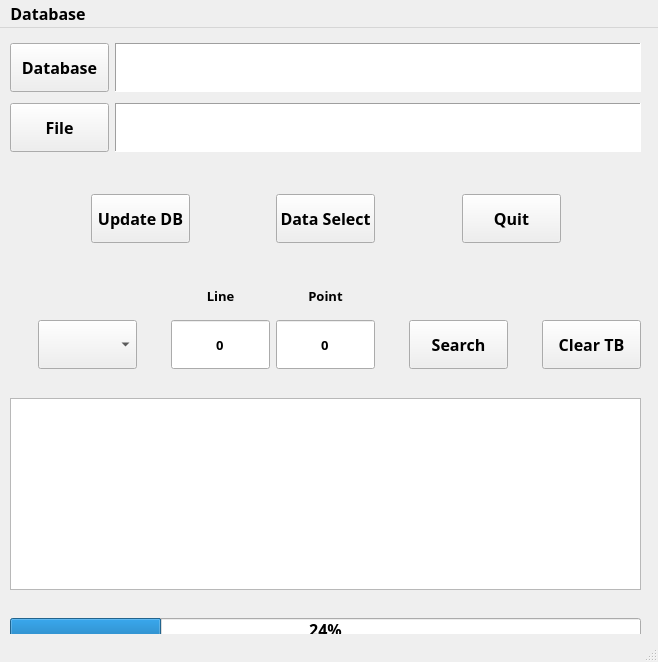
<?xml version="1.0" encoding="UTF-8"?>
<ui version="4.0">
 <class>form</class>
 <widget class="QMainWindow" name="form">
  <property name="geometry">
   <rect>
    <x>0</x>
    <y>0</y>
    <width>658</width>
    <height>662</height>
   </rect>
  </property>
  <property name="font">
   <font>
    <family>方正姚体</family>
    <pointsize>12</pointsize>
    <weight>75</weight>
    <bold>true</bold>
   </font>
  </property>
  <property name="windowTitle">
   <string>DataBase</string>
  </property>
  <widget class="QWidget" name="centralwidget">
   <widget class="QWidget" name="gridLayoutWidget">
    <property name="geometry">
     <rect>
      <x>10</x>
      <y>10</y>
      <width>631</width>
      <height>121</height>
     </rect>
    </property>
    <layout class="QGridLayout" name="gridLayout">
     <item row="0" column="1">
      <widget class="QTextEdit" name="db_text">
       <property name="maximumSize">
        <size>
         <width>16777215</width>
         <height>49</height>
        </size>
       </property>
       <property name="frameShape">
        <enum>QFrame::Panel</enum>
       </property>
      </widget>
     </item>
     <item row="0" column="0">
      <widget class="QPushButton" name="opendb_btn">
       <property name="minimumSize">
        <size>
         <width>99</width>
         <height>0</height>
        </size>
       </property>
       <property name="maximumSize">
        <size>
         <width>99</width>
         <height>49</height>
        </size>
       </property>
       <property name="font">
        <font>
         <family>方正姚体</family>
         <pointsize>12</pointsize>
         <weight>75</weight>
         <bold>true</bold>
        </font>
       </property>
       <property name="cursor">
        <cursorShape>ArrowCursor</cursorShape>
       </property>
       <property name="text">
        <string>Database</string>
       </property>
      </widget>
     </item>
     <item row="1" column="0">
      <widget class="QPushButton" name="openfile_btn">
       <property name="maximumSize">
        <size>
         <width>99</width>
         <height>49</height>
        </size>
       </property>
       <property name="font">
        <font>
         <family>方正姚体</family>
         <pointsize>12</pointsize>
         <weight>75</weight>
         <bold>true</bold>
        </font>
       </property>
       <property name="text">
        <string>File</string>
       </property>
      </widget>
     </item>
     <item row="1" column="1">
      <widget class="QTextEdit" name="file_text">
       <property name="maximumSize">
        <size>
         <width>16777215</width>
         <height>49</height>
        </size>
       </property>
       <property name="frameShape">
        <enum>QFrame::Panel</enum>
       </property>
      </widget>
     </item>
    </layout>
   </widget>
   <widget class="QWidget" name="gridLayoutWidget_2">
    <property name="geometry">
     <rect>
      <x>10</x>
      <y>160</y>
      <width>631</width>
      <height>61</height>
     </rect>
    </property>
    <layout class="QGridLayout" name="gridLayout_2">
     <item row="0" column="1">
      <widget class="QPushButton" name="dbupdate_btn">
       <property name="minimumSize">
        <size>
         <width>99</width>
         <height>49</height>
        </size>
       </property>
       <property name="maximumSize">
        <size>
         <width>99</width>
         <height>49</height>
        </size>
       </property>
       <property name="font">
        <font>
         <family>方正姚体</family>
         <pointsize>12</pointsize>
         <weight>75</weight>
         <bold>true</bold>
        </font>
       </property>
       <property name="text">
        <string>Update DB</string>
       </property>
       <property name="autoRepeat">
        <bool>false</bool>
       </property>
      </widget>
     </item>
     <item row="0" column="3">
      <widget class="QPushButton" name="dataselect_btn">
       <property name="minimumSize">
        <size>
         <width>99</width>
         <height>49</height>
        </size>
       </property>
       <property name="font">
        <font>
         <family>方正姚体</family>
         <pointsize>12</pointsize>
         <weight>75</weight>
         <bold>true</bold>
        </font>
       </property>
       <property name="text">
        <string>Data Select</string>
       </property>
      </widget>
     </item>
     <item row="0" column="5">
      <widget class="QPushButton" name="quit_btn">
       <property name="minimumSize">
        <size>
         <width>99</width>
         <height>49</height>
        </size>
       </property>
       <property name="font">
        <font>
         <family>方正姚体</family>
         <pointsize>12</pointsize>
         <weight>75</weight>
         <bold>true</bold>
        </font>
       </property>
       <property name="focusPolicy">
        <enum>Qt::WheelFocus</enum>
       </property>
       <property name="text">
        <string>Quit</string>
       </property>
      </widget>
     </item>
     <item row="0" column="4">
      <spacer name="horizontalSpacer_3">
       <property name="orientation">
        <enum>Qt::Horizontal</enum>
       </property>
       <property name="sizeHint" stdset="0">
        <size>
         <width>40</width>
         <height>20</height>
        </size>
       </property>
      </spacer>
     </item>
     <item row="0" column="2">
      <spacer name="horizontalSpacer_2">
       <property name="orientation">
        <enum>Qt::Horizontal</enum>
       </property>
       <property name="sizeHint" stdset="0">
        <size>
         <width>40</width>
         <height>20</height>
        </size>
       </property>
      </spacer>
     </item>
     <item row="0" column="0">
      <spacer name="horizontalSpacer">
       <property name="orientation">
        <enum>Qt::Horizontal</enum>
       </property>
       <property name="sizeHint" stdset="0">
        <size>
         <width>40</width>
         <height>20</height>
        </size>
       </property>
      </spacer>
     </item>
     <item row="0" column="6">
      <spacer name="horizontalSpacer_4">
       <property name="orientation">
        <enum>Qt::Horizontal</enum>
       </property>
       <property name="sizeHint" stdset="0">
        <size>
         <width>40</width>
         <height>20</height>
        </size>
       </property>
      </spacer>
     </item>
    </layout>
   </widget>
   <widget class="QProgressBar" name="progressBar">
    <property name="geometry">
     <rect>
      <x>10</x>
      <y>590</y>
      <width>631</width>
      <height>23</height>
     </rect>
    </property>
    <property name="value">
     <number>24</number>
    </property>
   </widget>
   <widget class="QWidget" name="gridLayoutWidget_3">
    <property name="geometry">
     <rect>
      <x>10</x>
      <y>250</y>
      <width>631</width>
      <height>91</height>
     </rect>
    </property>
    <layout class="QGridLayout" name="gridLayout_3">
     <item row="1" column="9">
      <widget class="QPushButton" name="tableclear_btn">
       <property name="minimumSize">
        <size>
         <width>99</width>
         <height>49</height>
        </size>
       </property>
       <property name="maximumSize">
        <size>
         <width>16777215</width>
         <height>49</height>
        </size>
       </property>
       <property name="font">
        <font>
         <family>方正姚体</family>
         <pointsize>12</pointsize>
         <weight>75</weight>
         <bold>true</bold>
        </font>
       </property>
       <property name="text">
        <string>Clear TB</string>
       </property>
      </widget>
     </item>
     <item row="1" column="1">
      <widget class="QComboBox" name="comboBox">
       <property name="minimumSize">
        <size>
         <width>99</width>
         <height>49</height>
        </size>
       </property>
       <property name="maximumSize">
        <size>
         <width>16777215</width>
         <height>49</height>
        </size>
       </property>
       <property name="font">
        <font>
         <family>方正姚体</family>
         <pointsize>12</pointsize>
         <weight>75</weight>
         <bold>true</bold>
        </font>
       </property>
      </widget>
     </item>
     <item row="1" column="4">
      <widget class="QLineEdit" name="point_text">
       <property name="minimumSize">
        <size>
         <width>99</width>
         <height>49</height>
        </size>
       </property>
       <property name="maximumSize">
        <size>
         <width>99</width>
         <height>16777215</height>
        </size>
       </property>
       <property name="font">
        <font>
         <family>方正姚体</family>
         <pointsize>10</pointsize>
         <weight>75</weight>
         <bold>true</bold>
        </font>
       </property>
       <property name="text">
        <string>0</string>
       </property>
       <property name="alignment">
        <set>Qt::AlignCenter</set>
       </property>
      </widget>
     </item>
     <item row="1" column="6">
      <widget class="QPushButton" name="search_btn">
       <property name="minimumSize">
        <size>
         <width>99</width>
         <height>49</height>
        </size>
       </property>
       <property name="maximumSize">
        <size>
         <width>99</width>
         <height>49</height>
        </size>
       </property>
       <property name="font">
        <font>
         <family>方正姚体</family>
         <pointsize>12</pointsize>
         <weight>75</weight>
         <bold>true</bold>
        </font>
       </property>
       <property name="text">
        <string>Search</string>
       </property>
      </widget>
     </item>
     <item row="1" column="8">
      <spacer name="horizontalSpacer_5">
       <property name="orientation">
        <enum>Qt::Horizontal</enum>
       </property>
       <property name="sizeHint" stdset="0">
        <size>
         <width>40</width>
         <height>20</height>
        </size>
       </property>
      </spacer>
     </item>
     <item row="1" column="3">
      <widget class="QLineEdit" name="line_text">
       <property name="minimumSize">
        <size>
         <width>99</width>
         <height>49</height>
        </size>
       </property>
       <property name="maximumSize">
        <size>
         <width>99</width>
         <height>16777215</height>
        </size>
       </property>
       <property name="font">
        <font>
         <family>方正姚体</family>
         <pointsize>10</pointsize>
         <weight>75</weight>
         <bold>true</bold>
        </font>
       </property>
       <property name="text">
        <string>0</string>
       </property>
       <property name="alignment">
        <set>Qt::AlignCenter</set>
       </property>
      </widget>
     </item>
     <item row="1" column="5">
      <spacer name="horizontalSpacer_6">
       <property name="orientation">
        <enum>Qt::Horizontal</enum>
       </property>
       <property name="sizeHint" stdset="0">
        <size>
         <width>40</width>
         <height>20</height>
        </size>
       </property>
      </spacer>
     </item>
     <item row="1" column="0">
      <spacer name="horizontalSpacer_7">
       <property name="orientation">
        <enum>Qt::Horizontal</enum>
       </property>
       <property name="sizeHint" stdset="0">
        <size>
         <width>40</width>
         <height>20</height>
        </size>
       </property>
      </spacer>
     </item>
     <item row="1" column="2">
      <spacer name="horizontalSpacer_8">
       <property name="orientation">
        <enum>Qt::Horizontal</enum>
       </property>
       <property name="sizeHint" stdset="0">
        <size>
         <width>40</width>
         <height>20</height>
        </size>
       </property>
      </spacer>
     </item>
     <item row="0" column="3">
      <widget class="QLabel" name="label">
       <property name="font">
        <font>
         <family>方正姚体</family>
         <pointsize>10</pointsize>
         <weight>75</weight>
         <bold>true</bold>
        </font>
       </property>
       <property name="text">
        <string>Line</string>
       </property>
       <property name="alignment">
        <set>Qt::AlignCenter</set>
       </property>
      </widget>
     </item>
     <item row="0" column="4">
      <widget class="QLabel" name="label_2">
       <property name="font">
        <font>
         <family>方正姚体</family>
         <pointsize>10</pointsize>
         <weight>75</weight>
         <bold>true</bold>
        </font>
       </property>
       <property name="text">
        <string>Point</string>
       </property>
       <property name="alignment">
        <set>Qt::AlignCenter</set>
       </property>
      </widget>
     </item>
    </layout>
   </widget>
   <widget class="QTextBrowser" name="output_text">
    <property name="geometry">
     <rect>
      <x>10</x>
      <y>370</y>
      <width>631</width>
      <height>192</height>
     </rect>
    </property>
    <property name="font">
     <font>
      <family>方正姚体</family>
      <pointsize>10</pointsize>
     </font>
    </property>
   </widget>
  </widget>
  <widget class="QMenuBar" name="menubar">
   <property name="geometry">
    <rect>
     <x>0</x>
     <y>0</y>
     <width>658</width>
     <height>23</height>
    </rect>
   </property>
   <widget class="QMenu" name="menuProject">
    <property name="title">
     <string>Database</string>
    </property>
    <addaction name="actionDatabase"/>
    <addaction name="separator"/>
    <addaction name="actionQuit"/>
   </widget>
   <addaction name="menuProject"/>
  </widget>
  <widget class="QStatusBar" name="statusbar"/>
  <action name="actionDatabase">
   <property name="text">
    <string>Create_Database</string>
   </property>
   <property name="font">
    <font>
     <family>方正姚体</family>
     <pointsize>10</pointsize>
    </font>
   </property>
  </action>
  <action name="actionQuit">
   <property name="text">
    <string>Quit</string>
   </property>
   <property name="font">
    <font>
     <family>方正姚体</family>
     <pointsize>10</pointsize>
    </font>
   </property>
  </action>
 </widget>
 <resources/>
 <connections/>
</ui>
